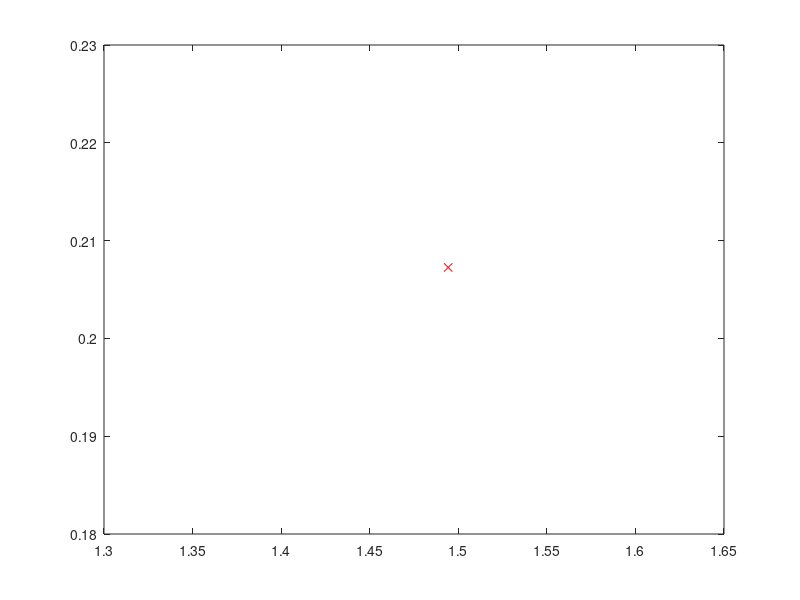

The MATLAB source for this figure:
%% initialize parameters
b = 0.6;
a = 0.08;
dt = 0.1;

%% calculate the dynamics for a system that starts at an arbitrary position
% x0,y0

% setup anonymous functions to calculate the derivatives
ydot = @(x,y) -y*x^2 + b - a*y;
xdot = @(x,y) y*x^2 - x + a*y;

% proceed in one time step using Euler integration
counter  = 1;
x0 = 2;
y0 = 1;
xNew = x0;
yNew = y0;
% loop over a few frames
while counter < 10
    xNew = xNew + dt*xdot(xNew,yNew);
    yNew = yNew + dt*ydot(xNew,yNew);
    plot(xNew,yNew,'rx');
    figure(gcf);pause(0.1);
    counter = counter+1;
end
